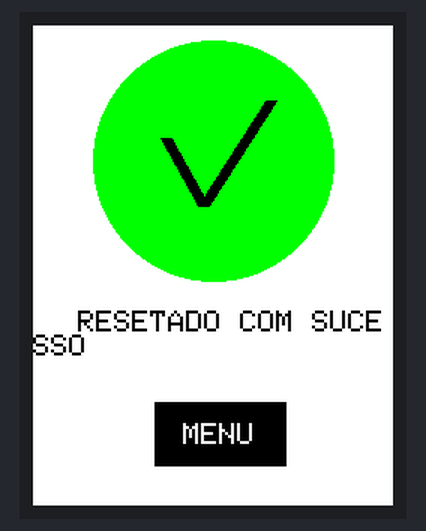
Bench run of a sketch on a simulated Arduino Mega 2560, built with avr-gcc and run on an emulated ATmega2560. Shown: 240×320 colour display.

Above: at 3.7 s.

The sketch:

telalcd.ino
```cpp
#include <SPFD5408_Adafruit_GFX.h>     // Core graphics library
#include <SPFD5408_Adafruit_TFTLCD.h>  // Hardware-specific library
#include <SPFD5408_TouchScreen.h>

#define YP A2  // must be an analog pin, use "An" notation!
#define XM A1  // must be an analog pin, use "An" notation!
#define YM 6   // can be a digital pin
#define XP 7   // can be a digital pin
#define LCD_CS A3
#define LCD_RS A2
#define LCD_WR A1
#define LCD_RD A0
#define LCD_RESET A4

#define WHITE 0x0000   //Black->White
#define YELLOW 0x001F  //Blue->Yellow
#define CYAN 0xF800    //Red->Cyan
#define PINK 0x07E0    //Green-> Pink
#define RED 0x07FF     //Cyan -> Red
#define GREEN 0xF81F   //Pink -> Green
#define BLUE 0xFFE0    //Yellow->Blue
#define BLACK 0xFFFF   //White-> Black
#define MINPRESSURE 10
#define MAXPRESSURE 1000

#define TS_MINX 190
#define TS_MINY 150
#define TS_MAXX 880
#define TS_MAXY 890

TouchScreen ts = TouchScreen(XP, YP, XM, YM, 300);               //300 is the sensitivity
Adafruit_TFTLCD tft(LCD_CS, LCD_RS, LCD_WR, LCD_RD, LCD_RESET);  //Start communication with LCD


void setup() {
  Serial.begin(9600);  //Use serial monitor for debugging
  uint16_t ID = tft.readID();
  tft.begin(ID);
  tft.setRotation(1);
  tft.reset();         //Always reset at start
  tft.begin(0x9341);   // My LCD uses LIL9341 Interface driver IC
  tft.setRotation(2);  // I just roated so that the power jack faces up - optional
  tft.fillScreen(BLACK);


  // IntroScreen();
  // delay(3000);
  // DisplayResult();
  // delay(3000);
  // mostrarTelaRFID();
  // delay(3000);
  // telaErro();
  // delay(3000);
  // telaMenu();
  // delay(3000);
  // adicionarPonto();
  // delay(3000);
  // removerPonto();
  delay(3000);
  telaConfirmaResert();
}

void loop() {
}

TSPoint waitTouch() {
  TSPoint p;
  do {
    p = ts.getPoint();
    pinMode(XM, OUTPUT);
    pinMode(YP, OUTPUT);
  } while ((p.z < MINPRESSURE) || (p.z > MAXPRESSURE));
  p.x = map(p.x, TS_MINX, TS_MAXX, 0, 240);
  p.y = map(p.y, TS_MINY, TS_MAXY, 0, 320);
  ;
  return p;
}

void DisplayResult() {
  tft.setCursor(10, 20);
  tft.setTextSize(4);
  tft.setTextColor(WHITE);
}

void IntroScreen() {
  tft.setCursor(70, 70);
  tft.setTextSize(5);
  tft.setTextColor(WHITE);
  tft.println("SEJA");

  tft.setCursor(80, 140);
  tft.println("BEM");

  tft.setCursor(30, 210);
  tft.setTextSize(4.5);
  tft.println("VINDO(A)");

  delay(3000);
}
void mostrarTelaRFID() {
  tft.fillScreen(BLACK);

  tft.setCursor(10, 50);
  tft.setTextSize(3);
  tft.setTextColor(WHITE);
  tft.println("APROXIME TAG");


  tft.fillCircle(120, 170, 20, WHITE);
  tft.drawCircle(120, 170, 40, WHITE);
  tft.drawCircle(120, 170, 60, WHITE);

  tft.setCursor(90, 260);
  tft.setTextSize(3);
  tft.setTextColor(WHITE);
  tft.println("RFID");
}

void telaErro() {
  tft.fillScreen(BLACK);

  tft.fillCircle(120, 90, 80, BLUE);

  tft.setCursor(85, 40);
  tft.setTextSize(15);
  tft.setTextColor(WHITE);
  tft.println("!");

  tft.setCursor(90, 190);
  tft.setTextSize(2);
  tft.setTextColor(WHITE);
  tft.println("ERRO:");
  tft.setCursor(15, 220);
  tft.println("CODIGO NAO EXISTE");

  tft.fillRect(80, 250, 90, 45, WHITE);
  tft.drawRoundRect(80, 250, 90, 45, 0, BLACK);
  tft.setCursor(105, 265);
  tft.setTextSize(2);
  tft.setTextColor(BLACK);
  tft.println("MENU");
}

void telaMenu() {
  tft.fillScreen(BLACK);

  tft.setCursor(60, 30);
  tft.setTextSize(5);
  tft.setTextColor(WHITE);
  tft.println("MENU");

  tft.fillRect(20, 100, 200, 45, WHITE);
  tft.setCursor(30, 115);
  tft.setTextSize(2);
  tft.setTextColor(BLACK);
  tft.println("ADICIONAR PONTO");

  tft.fillRect(20, 150, 200, 45, WHITE);
  tft.setCursor(80, 165);
  tft.setTextSize(2);
  tft.setTextColor(BLACK);
  tft.println("NOVO ID");

  tft.fillRect(20, 200, 200, 45, WHITE);
  tft.setCursor(50, 215);
  tft.setTextSize(2);
  tft.setTextColor(BLACK);
  tft.println("TROCAR NOME");

  tft.fillRect(20, 250, 200, 45, WHITE);
  tft.setCursor(30, 265);
  tft.setTextSize(2);
  tft.setTextColor(BLACK);
  tft.println("RESERTAR MODULO");
}

void tarefaConcluida() {
  tft.fillScreen(BLACK);

  tft.setCursor(70, 30);
  tft.setTextSize(3);
  tft.setTextColor(WHITE);
  tft.println("TAREFA");
  tft.setCursor(35, 60);
  tft.println("CONCLUIDA?");

  tft.fillRect(20, 120, 200, 45, WHITE);
  tft.setCursor(30, 130);
  tft.setTextSize(2);
  tft.setTextColor(BLACK);
  tft.println("ADICIONAR PONTO");

  tft.fillRect(20, 200, 200, 45, WHITE);
  tft.setCursor(40, 210);
  tft.setTextSize(2);
  tft.setTextColor(BLACK);
  tft.println("REMOVER PONTO");
}

void adicionarPonto() {
  tft.fillScreen(BLACK);

  tft.fillCircle(120, 90, 80, PINK);

  for (int i = 0; i < 8; i++) {
    tft.drawLine(85 + i, 75, 110 + i, 120, WHITE);
    tft.drawLine(110 + i, 120, 155 + i, 50, WHITE);
  }

  tft.setCursor(30, 190);
  tft.setTextSize(2);
  tft.setTextColor(WHITE);
  tft.println("PONTO ADICIONADO");

  tft.fillRect(80, 250, 90, 45, WHITE);
  tft.drawRoundRect(80, 250, 90, 45, 0, BLACK);
  tft.setCursor(100, 265);
  tft.setTextSize(2);
  tft.setTextColor(BLACK);
  tft.println("MENU");
}


void removerPonto() {
  tft.fillScreen(BLACK);

  tft.fillCircle(120, 90, 80, CYAN);

  tft.setCursor(85, 40);
  tft.setTextSize(15);
  tft.setTextColor(WHITE);
  tft.println("X");

  tft.setCursor(45, 190);
  tft.setTextSize(2);
  tft.setTextColor(WHITE);
  tft.println("PONTO REMOVIDO");

  tft.fillRect(80, 250, 90, 45, WHITE);
  tft.drawRoundRect(80, 250, 90, 45, 0, BLACK);
  tft.setCursor(100, 265);
  tft.setTextSize(2);
  tft.setTextColor(BLACK);
  tft.println("MENU");
}

void codigoAdicionado() {
  tft.fillScreen(BLACK);

  tft.fillCircle(120, 90, 80, PINK);

  for (int i = 0; i < 8; i++) {
    tft.drawLine(85 + i, 75, 110 + i, 120, WHITE);
    tft.drawLine(110 + i, 120, 155 + i, 50, WHITE);
  }

  tft.setCursor(30, 190);
  tft.setTextSize(2);
  tft.setTextColor(WHITE);
  tft.println("CODIGO ADICIONADO");

  tft.fillRect(80, 250, 90, 45, WHITE);
  tft.drawRoundRect(80, 250, 90, 45, 0, BLACK);
  tft.setCursor(100, 265);
  tft.setTextSize(2);
  tft.setTextColor(BLACK);
  tft.println("MENU");
}

void telaConfirmaResert() {
  tft.fillScreen(BLACK);

  tft.setCursor(65, 60);
  tft.setTextSize(3);
  tft.setTextColor(WHITE);
  tft.println("DESEJA");
  tft.setCursor(40, 100);
  tft.println("FORMATAR?");

  tft.fillRect(20, 150, 200, 45, WHITE);
  tft.setCursor(30, 160);
  tft.setTextSize(2);
  tft.setTextColor(BLACK);
  tft.println("RESERTAR MODULO");

  if ("resertar" == "errado") {
    tft.fillScreen(BLACK);

    tft.fillCircle(120, 90, 80, BLUE);

    tft.setCursor(85, 40);
    tft.setTextSize(15);
    tft.setTextColor(WHITE);
    tft.println("!");

    tft.setCursor(90, 190);
    tft.setTextSize(2);
    tft.setTextColor(WHITE);
    tft.println("ERRO:");
    tft.setCursor(15, 220);
    tft.println("NAO FOI POSSIVEL RESERTAR");

    tft.fillRect(80, 250, 90, 45, WHITE);
    tft.drawRoundRect(80, 250, 90, 45, 0, BLACK);
    tft.setCursor(105, 265);
    tft.setTextSize(2);
    tft.setTextColor(BLACK);
    tft.println("MENU");
  } else {
    tft.fillScreen(BLACK);

    tft.fillCircle(120, 90, 80, PINK);

    for (int i = 0; i < 8; i++) {
      tft.drawLine(85 + i, 75, 110 + i, 120, WHITE);
      tft.drawLine(110 + i, 120, 155 + i, 50, WHITE);
    }

    tft.setCursor(30, 190);
    tft.setTextSize(2);
    tft.setTextColor(WHITE);
    tft.println("RESETADO COM SUCESSO");

    tft.fillRect(80, 250, 90, 45, WHITE);
    tft.drawRoundRect(80, 250, 90, 45, 0, BLACK);
    tft.setCursor(100, 265);
    tft.setTextSize(2);
    tft.setTextColor(BLACK);
    tft.println("MENU");
  }
}
```

MemoryController.h
```cpp
#ifndef MemoryController_H
#define MemoryController_H

class MemoryController {
    public:
        MemoryController();
};

#endif
```

RFIDController.h
```cpp
#ifndef RFIDController_H
#define RFIDController_H
#include <SPI.h>
#include <MFRC522.h>

class RFIDController {
    public:
        int portas[5];
        MFRC522 mfrc522;
        RFIDController();
        void iniciar();
        String lerCodigoRFID();
};

#endif
```

ScreenController.h
```cpp
#ifndef ScreenController_H
#define ScreenController_H

class ScreenController {
    public:
        ScreenController();

};

#endif
```

MemoryController.cpp
```cpp
#include "MemoryController.h"

MemoryController::MemoryController() {

}
```

RFIDController.cpp
```cpp
#include "RFIDController.h"
#include <Arduino.h>

RFIDController::RFIDController(): mfrc522(22, 23) {
    // PORTAS DO RFID, esta na sequencia com o leitor virado para cima, a porta IRQ nao sera usada!
    this->portas[0] = 22;  // SDA
    this->portas[1] = 52;  // SCK
    this->portas[2] = 51;  // MOSI
    this->portas[3] = 50;  // MISO
    this->portas[6] = 23;   // RST
}

void RFIDController::iniciar() {
    SPI.begin();
    mfrc522.PCD_Init();
}

String RFIDController::lerCodigoRFID() {
    int contagem = 0;
    while(true){
        if(contagem >= 20){

            return "";
        }

        if(mfrc522.PICC_IsNewCardPresent()) {
            break;
        }

        delay(500);
        contagem++;
    }
    if(!mfrc522.PICC_ReadCardSerial()) {

        return "";
    }


    String conteudoDaTag = "";

    for(byte i = 0; i < mfrc522.uid.size; i++) {
        conteudoDaTag.concat(String(mfrc522.uid.uidByte[i] < 0x10 ? "0" : ""));
        conteudoDaTag.concat(String(mfrc522.uid.uidByte[i], HEX));
    }

    mfrc522.PICC_HaltA();

    return conteudoDaTag;
}
```

ScreenController.cpp
```cpp
#include "ScreenController.h"

ScreenController::ScreenController() {

}
```

main.cpp
```cpp
#include <Arduino.h>
#include <RFIDController.h>
#include <MFRC522.h>

RFIDController rfid;

void setup() {
    Serial.begin(9600);
    rfid.iniciar();
    Serial.println("Aguardando cartao...");
}

void loop() {
    rfid.iniciar();
    String codigo = rfid.lerCodigoRFID();
    if(codigo != ""){
        Serial.println("Codigo do cartao: " + codigo);
    }
    delay(1000);


}
```
